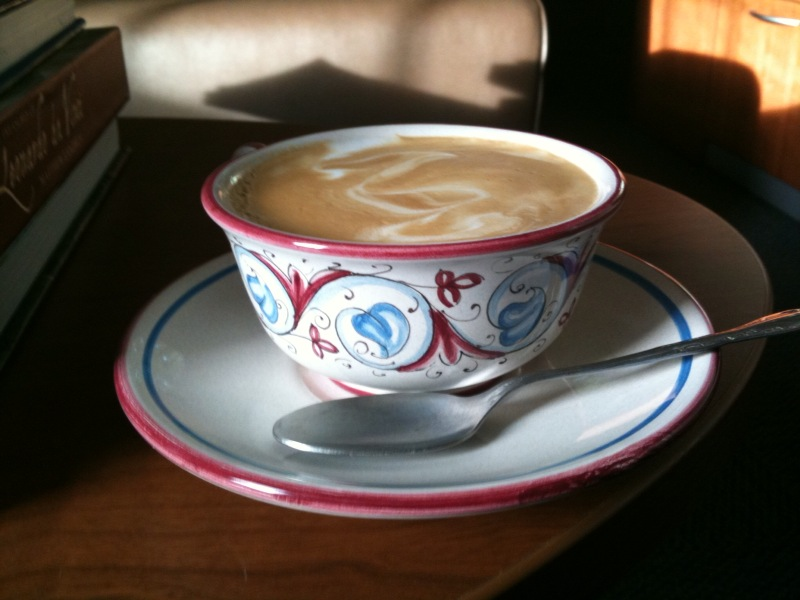
#> input picture Chapter14/photo.jpeg, 800 x 600 px
$ jupyter execute --allow-errors Sec14_8.ipynb
#> lines starting #> are read from the running program, lines starting #| are printed output that depends on the picture
Section 14.2:  Filtering

[cell 1]
import numpy as np
import matplotlib.pyplot as plt
import matplotlib.image as img
from skimage.color import rgb2gray
from skimage import io

A=io.imread('photo.jpeg');
#> A is the input picture: shape (600, 800, 3); mean R, G, B 89.9, 78.6, 68.4
Abw = rgb2gray(A);
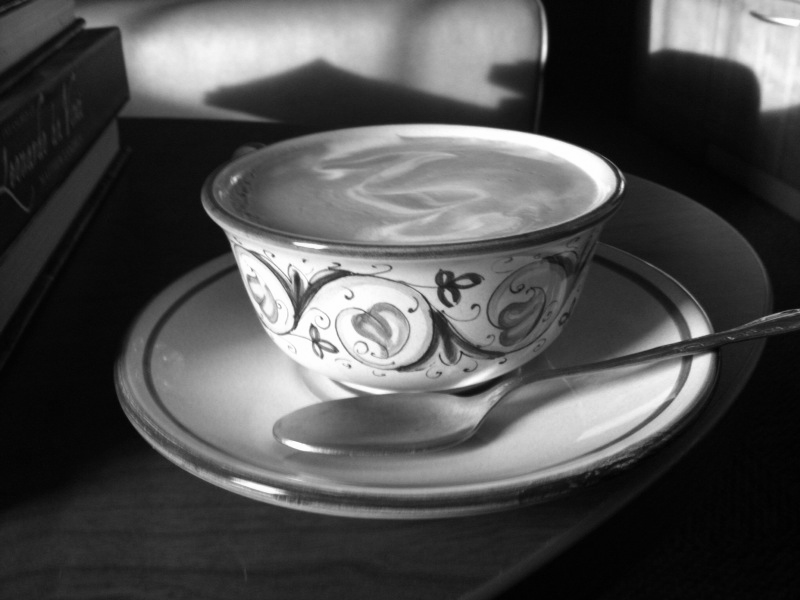
#> Abw: shape (600, 800) float64; min 0.00364, max 1, mean 0.315
B=Abw+0.5*np.random.randn(600,800)
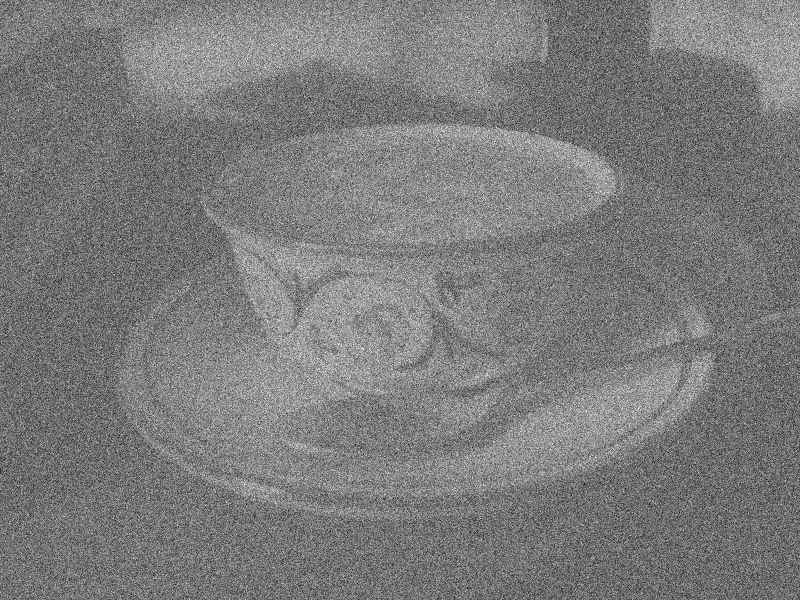
#> B: shape (600, 800) float64; min -2.09, max 2.86, mean 0.316; drawn with min black and max white
Bt=np.fft.fft2(B)
#> (the rest of this cell did not finish here and is left out)
